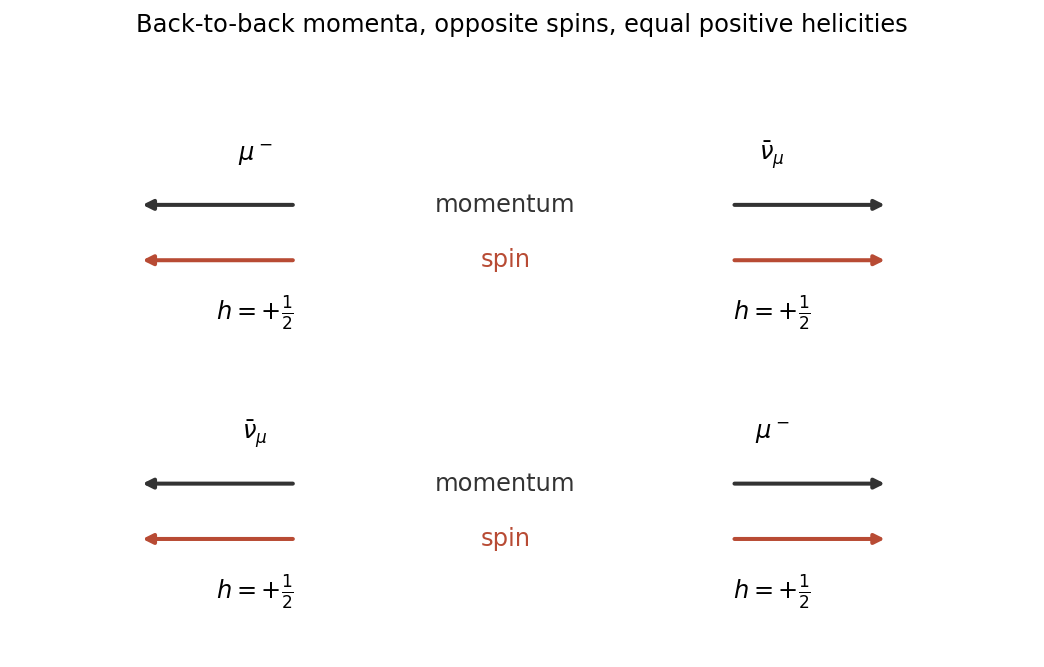

This chart was generated by the following Python code:
"""Original 2021 Particle and Nuclear Physics solution figure.

Writes the PNG basename to the current working directory. Dependencies are
numpy and matplotlib, declared in the repository pyproject.toml.
Tested with Python 3.14.4, NumPy 2.3.5, Matplotlib 3.10.7.
"""
from pathlib import Path
import matplotlib
matplotlib.use("Agg")
import matplotlib.pyplot as plt
from matplotlib.patches import Rectangle
import numpy as np


def line(ax, a, b, kind="fermion", backwards=False, label=None):
    a, b = np.array(a, dtype=float), np.array(b, dtype=float)
    d = b - a
    n = np.array([-d[1], d[0]]) / np.linalg.norm(d)
    if kind in ("wavy", "gluon"):
        t = np.linspace(0, 1, 300)
        phase = 16 * np.pi * t
        curve = a[:, None] + d[:, None] * t + 0.045 * n[:, None] * np.sin(phase)
        if kind == "gluon":
            curve += 0.045 * (d / np.linalg.norm(d))[:, None] * (np.cos(phase)-1) * np.sin(np.pi*t)
        ax.plot(*curve, color="#27618c", lw=1.6)
    else:
        ax.plot([a[0], b[0]], [a[1], b[1]], color="#333333", lw=1.5)
        if kind == "fermion":
            if backwards:
                a, b = b, a
            ax.annotate("", xy=a+0.61*(b-a), xytext=a+0.43*(b-a),
                        arrowprops={"arrowstyle":"-|>","color":"#333333","lw":1.3})
    if label:
        pos=(a+b)/2+0.17*n
        ax.text(*pos, label, fontsize=12, ha="center", va="center", color="#174564")


def text(ax, x, y, label, **kwargs):
    ax.text(x, y, label, ha="center", va="center", fontsize=12, **kwargs)


def setup(ax, xlim=(-.3,7), ylim=(-2.1,3.9)):
    ax.set_xlim(*xlim);ax.set_ylim(*ylim);ax.axis("off")


def save(fig):
    fig.savefig(Path(__file__).with_suffix(".png").name,dpi=145,facecolor="white")
    plt.close(fig)


def main():
    fig,axes=plt.subplots(2,1,figsize=(7.2,4.6))
    for ax,flip in zip(axes,[False,True]):
        left,right=(r"$\bar\nu_\mu$",r"$\mu^-$") if flip else (r"$\mu^-$",r"$\bar\nu_\mu$")
        for x,direction,name in [(1.4,-1,left),(4.5,1,right)]:
            text(ax,x,.95,name)
            for y,colour in [(.5,"#333333"),(.0,"#b84b34")]:
                ax.annotate("",xy=(x+direction*.7,y),xytext=(x-direction*.25,y),arrowprops={"arrowstyle":"-|>","lw":2,"color":colour})
            text(ax,x,-.48,r"$h=+\frac{1}{2}$")
        text(ax,2.9,.5,"momentum",color="#333333")
        text(ax,2.9,0,"spin",color="#b84b34")
        setup(ax,xlim=(0,6),ylim=(-.9,1.4))
    fig.suptitle("Back-to-back momenta, opposite spins, equal positive helicities",fontsize=12)
    fig.tight_layout(rect=(0,.01,1,.94),h_pad=1.2);save(fig)

if __name__=="__main__":main()
